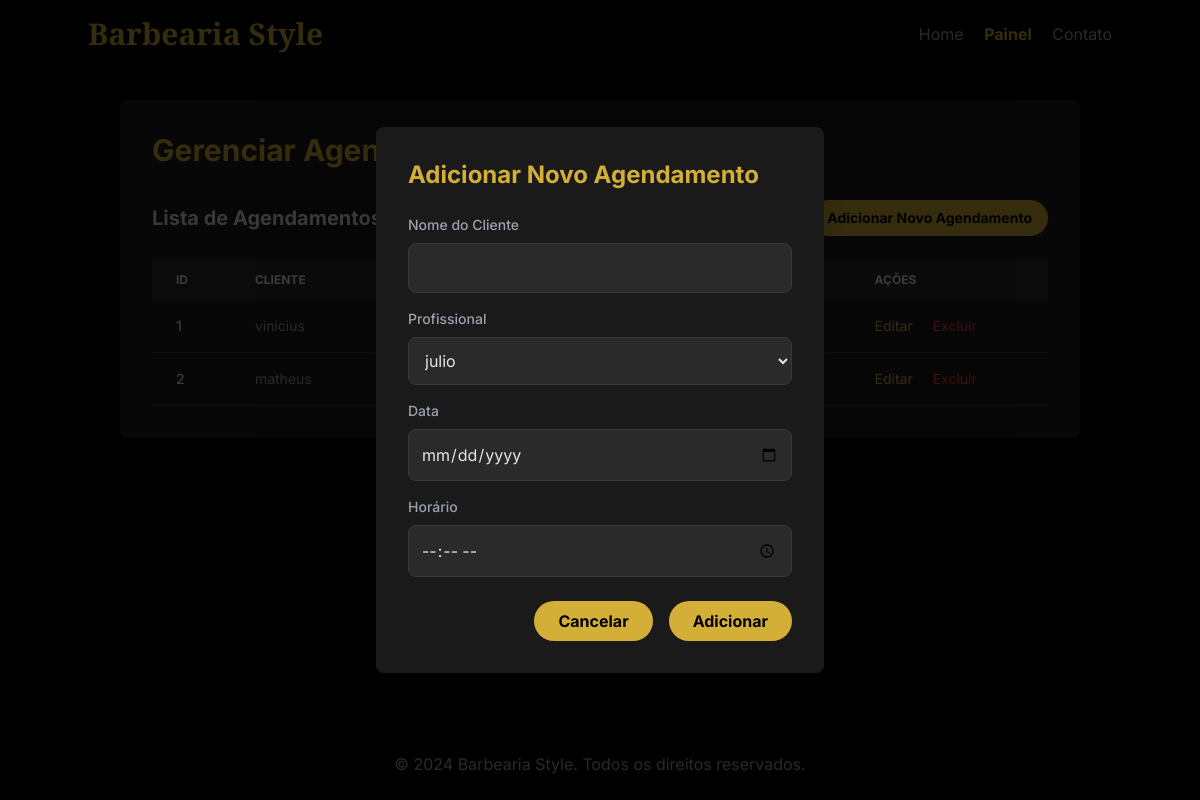
The app's page /agendamentos?adicionar=True, older data.
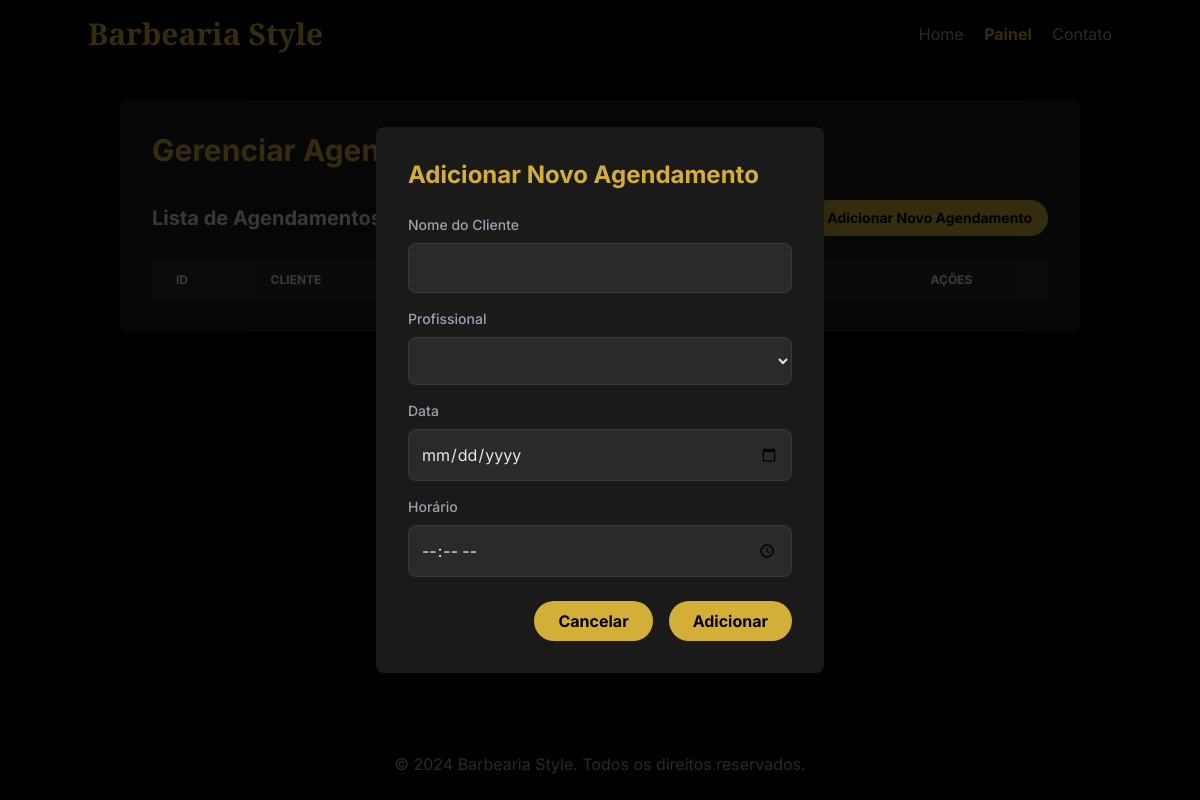
The same page, newer data.
### tables this page shows
CREATE TABLE agendamentos
                 (
                     id
                     INTEGER
                     PRIMARY
                     KEY
                     AUTOINCREMENT,
                     cliente_nome
                     TEXT
                     NOT
                     NULL,
                     profissional
                     TEXT
                     NOT
                     NULL,
                     servico
                     TEXT
                     NOT
                     NULL,
                     data
                     TEXT
                     NOT
                     NULL,
                     horario
                     TEXT
                     NOT
                     NULL
                 );

### main.py (the view, shortened to what this page needs)
@app.route('/agendamentos', methods=['GET', 'POST'])
def gerenciar_agendamentos():
    conn = get_db_connection()
    agendamento_editar = None
    if 'editar_id' in request.args:
        agendamento_editar = conn.execute('SELECT * FROM agendamentos WHERE id = ?',
                                          (request.args.get('editar_id'),)).fetchone()
    profissionais = conn.execute('SELECT nome FROM profissionais').fetchall()
    servicos = conn.execute('SELECT nome FROM servicos').fetchall()
    agendamentos = conn.execute('SELECT * FROM agendamentos').fetchall()
    conn.close()
    return render_template('gerenciar_agendamentos.html', agendamentos=agendamentos, profissionais=profissionais,
                           servicos=servicos, agendamento_editar=agendamento_editar)

### main.py (called while the page is built)
def get_db_connection():
    conn = sqlite3.connect('database.db')
    conn.row_factory = sqlite3.Row
    return conn

### templates/gerenciar_agendamentos.html (shortened to what the changed rows need)
<!DOCTYPE html>
<html lang="pt-BR">
<head>
    <script src="https://cdn.tailwindcss.com"></script>
</head>
<body class="antialiased flex flex-col min-h-screen">
    <header class="p-4 bg-black shadow-md">
        <nav class="container mx-auto flex justify-between items-center">
            <h1 class="text-3xl font-bold text-primary cinzel-font">Barbearia Style</h1>
        </nav>
    </header>
    <main class="flex-grow p-8 container mx-auto">
        <div class="bg-card p-8 rounded-lg shadow-2xl">
            <h2 class="text-3xl font-bold text-primary mb-8">Gerenciar Agendamentos</h2>
            <div class="overflow-x-auto">
                <table class="w-full text-sm text-left text-gray-400">
                    <thead class="text-xs text-gray-200 uppercase bg-[#2a2a2a]">
                        <tr>
                            <th scope="col" class="py-3 px-6">ID</th>
                            <th scope="col" class="py-3 px-6">Cliente</th>
                            <th scope="col" class="py-3 px-6">Profissional</th>
                            <th scope="col" class="py-3 px-6">Data</th>
                            <th scope="col" class="py-3 px-6">Horário</th>
                            <th scope="col" class="py-3 px-6">Ações</th>
                        </tr>
                    </thead>
                    <tbody>
                        {% for agendamento in agendamentos %}
                        <tr class="bg-card border-b border-[#3a3a3a]">
                            <td class="py-4 px-6 font-medium text-gray-200">{{ agendamento['id'] }}</td>
                            <td class="py-4 px-6">{{ agendamento['cliente_nome'] }}</td>
                            <td class="py-4 px-6">{{ agendamento['profissional'] }}</td>
                            <td class="py-4 px-6">{{ agendamento['data'] }}</td>
                            <td class="py-4 px-6">{{ agendamento['horario'] }}</td>
                            <td class="py-4 px-6">
                                <a href="{{ url_for('gerenciar_agendamentos', editar_id=agendamento['id']) }}" class="text-primary hover:underline mr-4">Editar</a>
                                <a href="{{ url_for('gerenciar_agendamentos', excluir_id=agendamento['id']) }}" class="text-red-500 hover:underline">Excluir</a>
                            </td>
                        </tr>
                        {% endfor %}
                    </tbody>
                </table>
            </div>
            {% if 'adicionar' in request.args or 'editar_id' in request.args %}
            <div class="fixed inset-0 bg-black bg-opacity-75 flex items-center justify-center p-4">
                <div class="bg-card p-8 rounded-lg shadow-2xl max-w-md w-full">
                    <h3 class="text-2xl font-bold text-primary mb-6">{{ 'Adicionar Novo Agendamento' if 'adicionar' in request.args else 'Editar Agendamento' }}</h3>
                    <form action="{{ url_for('gerenciar_agendamentos') }}" method="post">
                        <div class="mb-4">
                            <label for="cliente_nome" class="block text-sm font-medium text-gray-400 mb-2">Nome do Cliente</label>
                            <input type="text" id="cliente_nome" name="cliente_nome" value="{{ agendamento_editar['cliente_nome'] if 'editar_id' in request.args else '' }}" class="w-full p-3 bg-[#2a2a2a] text-gray-200 border border-[#3a3a3a] rounded-lg focus:outline-none focus:ring-2 focus:ring-[#D4AF37]" required>
                        </div>
                        <div class="mb-4">
                            <label for="profissional" class="block text-sm font-medium text-gray-400 mb-2">Profissional</label>
                            <select id="profissional" name="profissional" class="w-full p-3 bg-[#2a2a2a] text-gray-200 border border-[#3a3a3a] rounded-lg focus:outline-none focus:ring-2 focus:ring-[#D4AF37]" required>
                                {% for profissional in profissionais %}
                                <option value="{{ profissional['nome'] }}" {% if profissional['nome'] == agendamento_editar.profissional %}selected{% endif %}>{{ profissional['nome'] }}</option>
                                {% endfor %}
                            </select>
                        </div>
                        <div class="mb-4">
                            <label for="data" class="block text-sm font-medium text-gray-400 mb-2">Data</label>
                            <input type="date" id="data" name="data" value="{{ agendamento_editar['data'] if 'editar_id' in request.args else '' }}" class="w-full p-3 bg-[#2a2a2a] text-gray-200 border border-[#3a3a3a] rounded-lg focus:outline-none focus:ring-2 focus:ring-[#D4AF37]" required>
                        </div>
                        <div class="mb-6">
                            <label for="horario" class="block text-sm font-medium text-gray-400 mb-2">Horário</label>
                            <input type="time" id="horario" name="horario" value="{{ agendamento_editar['horario'] if 'editar_id' in request.args else '' }}" class="w-full p-3 bg-[#2a2a2a] text-gray-200 border border-[#3a3a3a] rounded-lg focus:outline-none focus:ring-2 focus:ring-[#D4AF37]" required>
                        </div>
                        <div class="flex justify-end space-x-4">
                            <a href="{{ url_for('gerenciar_agendamentos') }}" class="btn-primary px-6 py-2 rounded-full">Cancelar</a>
                            <button type="submit" class="btn-primary px-6 py-2 rounded-full">{{ 'Salvar' if 'editar_id' in request.args else 'Adicionar' }}</button>
                        </div>
                    </form>
                </div>
            </div>
            {% endif %}
        </div>
    </main>
</body>
</html>

Row changes from the older to the newer data that the page shows:
removed agendamentos: id "1", cliente_nome "vinicius"
removed agendamentos: id "2", cliente_nome "matheus"
Text that changed along with them:
form field profissional: "julio" → (not shown)
